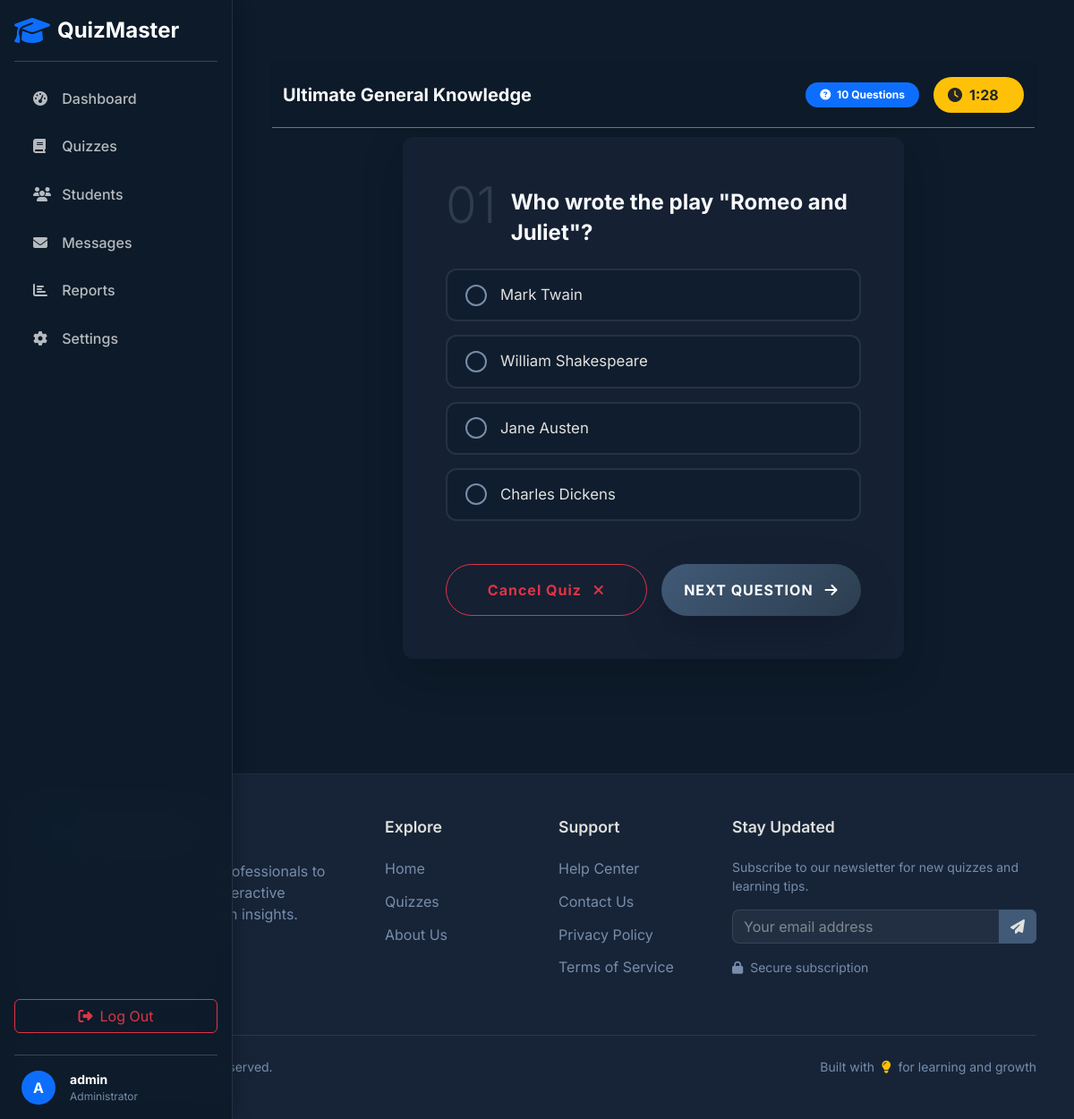
/student/take-quiz.php?id=1 (signed in), run on the app's committed database.
### tables this page shows
CREATE TABLE quizzes (
    id INT AUTO_INCREMENT PRIMARY KEY,
    title VARCHAR(255) NOT NULL,
    description TEXT,
    category_id INT,
    time_limit INT DEFAULT 0 COMMENT 'Time in minutes',
    passing_score INT DEFAULT 50 COMMENT 'Percentage',
    created_by INT NOT NULL,
    created_at TIMESTAMP DEFAULT CURRENT_TIMESTAMP,
    
    FOREIGN KEY (category_id) REFERENCES categories(id) ON DELETE SET NULL,
    FOREIGN KEY (created_by) REFERENCES users(id) ON DELETE CASCADE
);

CREATE TABLE questions (
    id INT AUTO_INCREMENT PRIMARY KEY,
    quiz_id INT NOT NULL,
    question_text TEXT NOT NULL,
    question_type ENUM('multiple_choice', 'true_false') DEFAULT 'multiple_choice',
    marks INT DEFAULT 1,
    created_at TIMESTAMP DEFAULT CURRENT_TIMESTAMP,
    
    FOREIGN KEY (quiz_id) REFERENCES quizzes(id) ON DELETE CASCADE
);

CREATE TABLE options (
    id INT AUTO_INCREMENT PRIMARY KEY,
    question_id INT NOT NULL,
    option_text TEXT NOT NULL,
    is_correct TINYINT(1) DEFAULT 0,
    
    FOREIGN KEY (question_id) REFERENCES questions(id) ON DELETE CASCADE
);

### controllers/take-quiz-process.php (called while the page is built, shortened)
<?php
require_once '../config/database.php';
require_once '../includes/functions.php';
$quiz_id = $_GET['id'];
$stmt = $pdo->prepare("SELECT * FROM quizzes WHERE id = ?");
$stmt->execute([$quiz_id]);
$quiz = $stmt->fetch();
$stmt = $pdo->prepare("SELECT * FROM questions WHERE quiz_id = ? ORDER BY RAND()");
$stmt->execute([$quiz_id]);
$questions = $stmt->fetchAll();
include_once '../includes/header.php';
?>

### includes/functions.php (called while the page is built, shortened)
<?php
function sanitize($data) {
    return htmlspecialchars(strip_tags(trim($data)));
}
?>

### student/take-quiz.php (the view, shortened to what this page needs)
<?php include_once '../controllers/take-quiz-process.php'; ?>
<div class="sticky-top bg-dark-glass border-bottom border-secondary mb-4 py-3 shadow-sm" style="top: 70px; z-index: 900;">
    <div class="container">
        <div class="d-flex justify-content-between align-items-center">
            <div>
                <h5 class="mb-0 text-light d-none d-md-block"><?php echo sanitize($quiz['title']); ?></h5>
            </div>
            <div class="d-flex align-items-center gap-3">
                <span class="badge bg-primary rounded-pill px-3 py-2">
                    <i class="fas fa-question-circle me-1"></i> <?php echo count($questions); ?> Questions
                </span>
                <?php if($quiz['time_limit'] > 0): ?>
                    <div class="timer-badge d-flex align-items-center px-3 py-2 rounded-pill bg-warning text-dark fw-bold">
                        <i class="fas fa-clock me-2"></i>
                        <span id="time-remaining" style="min-width: 45px;"><?php echo $quiz['time_limit']; ?>:00</span>
                    </div>
                <?php endif; ?>
            </div>
        </div>
    </div>
</div>
<div class="row justify-content-center">
    <div class="col-lg-8">
        <form action="" method="POST" id="quizForm">
            <?php
                $total_questions = count($questions);
            ?>
            <?php foreach($questions as $index => $q): ?>
                <div class="card mb-5 border-0 shadow-lg glass-card position-relative overflow-hidden question-card" id="q_<?php echo $index; ?>" style="<?php echo $index > 0 ? 'display: none;' : ''; ?>">
                    <div class="position-absolute top-0 start-0 w-100 bg-gradient-primary" style="height: 4px;"></div>
                    <div class="card-body p-4 p-md-5">
                        <div class="d-flex justify-content-between align-items-center mb-4">
                            <div class="d-flex">
                                <span class="display-4 text-muted opacity-25 me-3" style="line-height: 1;">
                                    <?php echo sprintf("%02d", $index + 1); ?>
                                </span>
                                <h4 class="card-title text-light mb-0 pt-2" style="line-height: 1.4;">
                                    <?php echo sanitize($q['question_text']); ?>
                                </h4>
                            </div>
                        </div>
                        <?php
                            $opt_stmt = $pdo->prepare("SELECT * FROM options WHERE question_id = ? ORDER BY RAND()");
                            $opt_stmt->execute([$q['id']]);
                            $options = $opt_stmt->fetchAll();
                        ?>
                        <div class="options-grid">
                            <?php foreach($options as $opt): ?>
                                <div class="option-item">
                                    <label class="option-label" for="opt_<?php echo $opt['id']; ?>">
                                        <div class="check-circle"></div>
                                        <span class="option-text"><?php echo sanitize($opt['option_text']); ?></span>
                                    </label>
                                </div>
                            <?php endforeach; ?>
                        </div>
                        <div class="d-flex flex-column flex-md-row gap-3 mt-5">
                            <button type="button" onclick="cancelQuiz()" class="btn btn-outline-danger py-3 rounded-pill fw-bold tracking-wider w-100">
                                Cancel Quiz <i class="fas fa-times ms-2"></i>
                            </button>
                            <?php if ($index == $total_questions - 1): ?>
                                <button type="button" class="btn btn-gradient-primary py-3 rounded-pill shadow-lg text-uppercase fw-bold tracking-wider next-btn w-100">
                                    Submit Quiz <i class="fas fa-paper-plane ms-2"></i>
                                </button>
                            <?php else: ?>
                                <button type="button" class="btn btn-gradient-primary py-3 rounded-pill shadow-lg text-uppercase fw-bold tracking-wider next-btn w-100">
                                    Next Question <i class="fas fa-arrow-right ms-2"></i>
                                </button>
                            <?php endif; ?>
                        </div>
                    </div>
                </div>
            <?php endforeach; ?>
        </form>
    </div>
</div>
<?php include_once '../includes/footer.php'; ?>

### assets/css/style.css (style rules this page uses)
:root { --ink-black: #0D1B2A; --prussian-blue: #1B263B; --dusk-blue: #415A77; --dusty-denim: #778DA9; --alabaster-grey: #E0E1DD; --primary: #415A77; --secondary: #778DA9; --dark-bg: #0D1B2A; --card-bg: #1B263B; --light-text: #E0E1DD; --muted-text: #778DA9; --success: #10b981; --warning: #f59e0b; --danger: #ef4444; --info: #3b82f6; --gradient-primary: linear-gradient(135deg, #1B263B 0%, #415A77 100%); --gradient-accent: linear-gradient(135deg, #415A77 0%, #778DA9 100%); }
body { background-color: var(--dark-bg); color: var(--light-text); font-family: 'Inter', system-ui, -apple-system, sans-serif; min-height: 100vh; display: flex; flex-direction: column; }
h1, h2, h3, h4, h5, h6 { color: var(--alabaster-grey); font-weight: 700; }
.card { background-color: var(--card-bg); border: 1px solid rgba(119, 141, 169, 0.2); border-radius: 12px; box-shadow: 0 4px 6px rgba(13, 27, 42, 0.3); transition: transform 0.3s ease, box-shadow 0.3s ease; }
.text-muted { color: var(--muted-text) !important; }
.btn-gradient-primary { background: linear-gradient(135deg, var(--primary) 0%, #4facfe 100%); border: none; color: white; }
.glass-card { background: rgba(27, 38, 59, 0.6); backdrop-filter: blur(10px); -webkit-backdrop-filter: blur(10px); border: 1px solid rgba(119, 141, 169, 0.1); border-radius: 12px; }
.bg-dark-glass { background-color: rgba(13, 27, 42, 0.5); backdrop-filter: blur(10px); -webkit-backdrop-filter: blur(10px); }
.btn-gradient-primary { background: var(--gradient-primary); border: none; color: var(--light-text); }

### assets/css/quiz.css (style rules this page uses)
.bg-dark-glass { background-color: rgba(13, 27, 42, 0.95); backdrop-filter: blur(10px); }
.glass-card { background: rgba(27, 38, 59, 0.6); backdrop-filter: blur(10px); border: 1px solid rgba(119, 141, 169, 0.1); }
.options-grid { display: grid; gap: 15px; }
.option-item { position: relative; }
.option-label { display: flex; align-items: center; padding: 15px 20px; background: rgba(13, 27, 42, 0.5); border: 2px solid rgba(119, 141, 169, 0.2); border-radius: 12px; cursor: pointer; transition: all 0.3s ease; }
.check-circle { width: 24px; height: 24px; border: 2px solid var(--secondary); border-radius: 50%; margin-right: 15px; position: relative; transition: all 0.3s ease; flex-shrink: 0; }
.check-circle::after { content: ''; position: absolute; top: 50%; left: 50%; transform: translate(-50%, -50%) scale(0); width: 10px; height: 10px; background-color: white; border-radius: 50%; transition: transform 0.2s ease; }
.option-text { color: var(--light-text); font-size: 1.05rem; }
.btn-gradient-primary { background: linear-gradient(135deg, var(--dusk-blue) 0%, #2c3e50 100%); border: none; color: white; transition: transform 0.3s ease, box-shadow 0.3s ease; }
.tracking-wider { letter-spacing: 1px; }

### data on the page
quizzes: title "Ultimate General Knowledge"
questions: question_text "Who wrote the play \"Romeo and Juliet\"?"
options: option_text "Mark Twain"
options: option_text "William Shakespeare"
options: option_text "Jane Austen"
options: option_text "Charles Dickens"

### other printed values
substr($_SESSION['username'], 0, 1) "A"
$_SESSION['username'] "admin"
count($questions) "10"
